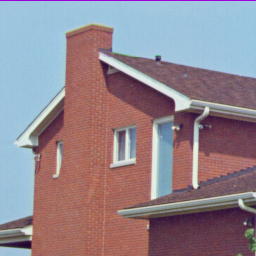
#> input picture misc/house.tiff, 256 x 256 px
$ python Lab3_1translation_027.py
#> lines starting #> are read from the running program, lines starting #| are printed output that depends on the picture
# 61011212027
import cv2
import numpy as np


def translation(src, shift, shape_out):
    h, w = src.shape[:2]
    out_img = np.zeros(shape_out, dtype=np.uint8)

    for i in range(shift[1], h):
        for j in range(shift[0], w):
            out_img[i, j] = src[i - shift[1], j - shift[0]]
    return out_img


image = cv2.imread('misc/house.tiff')
#> image is the input picture: shape (256, 256, 3); mean B, G, R 142, 133, 146.6
height, width = image.shape[:2]
#> height = 256; width = 256
shift = (100, 100)
img_trans = translation(image, shift, image.shape)
#> after the loop in translation, `for i in range(shift[1], h):`:
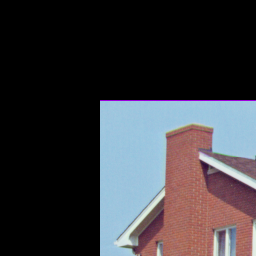
#> out_img: shape (256, 256, 3); mean B, G, R 60.8, 56.3, 57.3
cv2.namedWindow('Original', cv2.WINDOW_NORMAL)
cv2.imshow('Original', image)
cv2.namedWindow('translation', cv2.WINDOW_NORMAL)
cv2.imshow('translation', img_trans)

cv2.waitKey(0)
cv2.destroyAllWindows()
